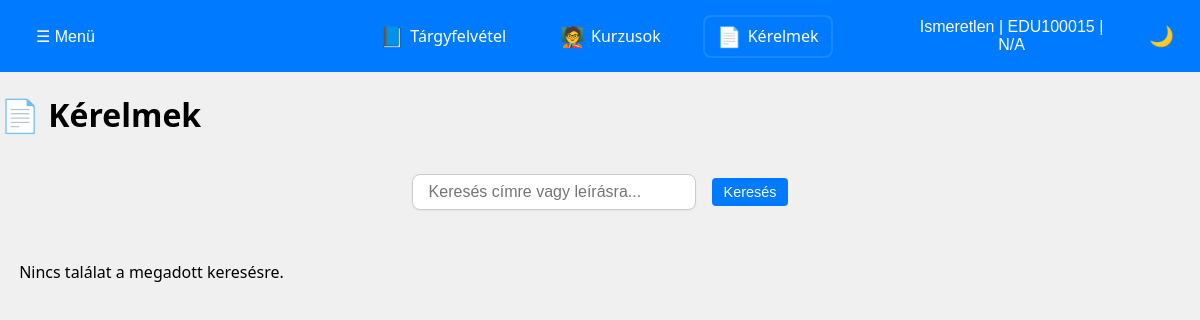
Before: /student/request.php (signed in) with the older database file.
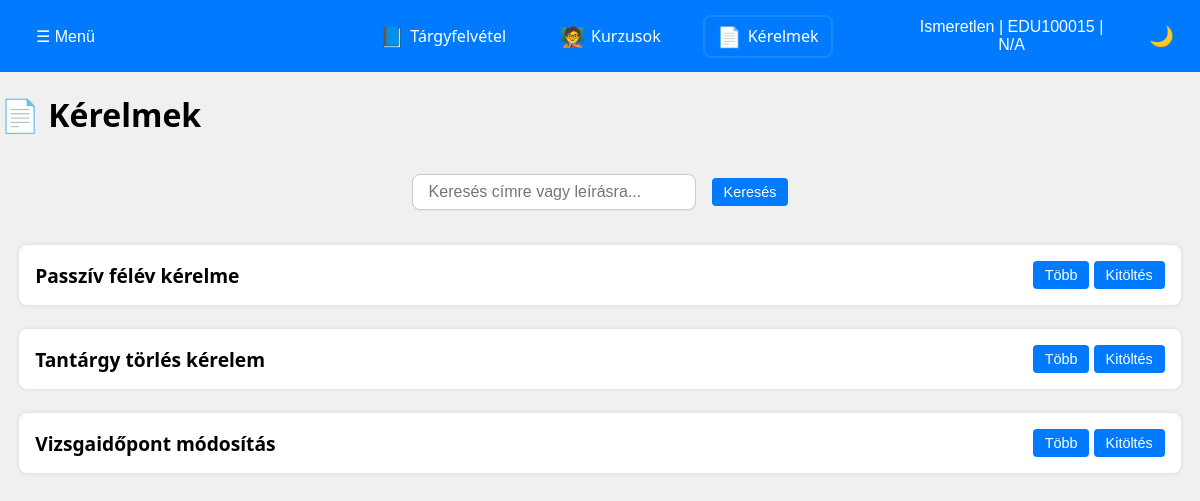
After: the same page with the newer database file.
### tables this page shows
CREATE TABLE request_templates (
    id INT NOT NULL AUTO_INCREMENT PRIMARY KEY,
    title VARCHAR(255) NOT NULL,
    description TEXT,
	to_who TEXT,
    created_at DATETIME DEFAULT CURRENT_TIMESTAMP,
    updated_at DATETIME DEFAULT CURRENT_TIMESTAMP ON UPDATE CURRENT_TIMESTAMP
);

### student/request.php (the view, shortened to what this page needs)
<?php
$eduportal_id = $_SESSION['eduportal_id'];
global $conn;
$user_sql = "
SELECT u.name,
       p.name AS szak_nev
FROM users u
JOIN programs p ON p.szak_szam = u.course_code
WHERE eduportal_id = ?";
$user_stmt = $conn->prepare($user_sql);
$user_stmt->bind_param("s", $eduportal_id);
$user_stmt->execute();
$user_result = $user_stmt->get_result();
if ($user_result->num_rows === 1) {
    $user = $user_result->fetch_assoc();
    $user_name = $user['name'];
    $user_course = $user['szak_nev'];
} else {
    $user_name = "Ismeretlen";
    $user_course = "N/A";
}
$search = $_GET['search'] ?? '';
$request_sql = "
    SELECT rt.id,
           rt.title,
           rt.description
    FROM request_templates rt
    WHERE ( rt.title LIKE CONCAT('%', ?, '%')
    OR rt.description LIKE CONCAT('%', ?, '%'))
    AND rt.to_who = 'hallgato'
    ORDER BY rt.created_at DESC
";
$request_stmt = $conn->prepare($request_sql);
$request_stmt->bind_param("ss", $search, $search);
$request_stmt->execute();
$request_result = $request_stmt->get_result();
$templates = [];
while ($row = $request_result->fetch_assoc()) {
    $templates[] = $row;
}
?>
<!DOCTYPE html>
<html lang="hu">
<head>
    <link rel="stylesheet" href="../CSS/site_style.css">
    <link rel="stylesheet" href="../CSS/request.css">
</head>
<body>
<header>
    <div class="menu">
        <div class="dropdown">
            <button id="dropdownToggleL" class="dropbtn">☰ Menü </button>
        </div>
    </div>
    <nav class="main-nav">
        <a href="course_offering.php"><span class="icon">📘</span> Tárgyfelvétel</a>
        <a href="courses.php"><span class="icon">🧑‍🏫</span> Kurzusok</a>
        <a id="active" href="#"><span class="icon">📄</span> Kérelmek</a>
    </nav>
    <div class="user-menu">
        <div class="dropdown">
            <button id="dropdownToggleR" class="dropbtn">
                <?php echo htmlspecialchars($user_name); ?> |
                <?php echo htmlspecialchars($eduportal_id); ?> |
                <?php echo htmlspecialchars($user_course); ?>
            </button>
        </div>
        <div class="theme-switcher">
            <button id="theme-toggle" class="theme-btn">🌙</button>
        </div>
    </div>
</header>
<main class="layout">
    <h1>📄 Kérelmek</h1>
    <form method="get" action="request.php" class="search-form">
        <input type="text" name="search" placeholder="Keresés címre vagy leírásra..." value="<?= htmlspecialchars($search) ?>">
        <button type="submit">Keresés</button>
    </form>
    <div class="requests-container">
        <?php if (empty($templates)): ?>
            <p>Nincs találat a megadott keresésre.</p>
        <?php else: ?>
            <?php foreach ($templates as $template): ?>
                <div class="request-card" data-template-id="<?= $template['id'] ?>">
                    <div class="card-header">
                        <h2><?= htmlspecialchars($template['title']) ?></h2>
                        <div class="card-actions">
                            <button class="toggle-desc-btn">Több</button>
                            <button class="fill-request-btn">Kitöltés</button>
                        </div>
                    </div>
                </div>
            <?php endforeach; ?>
        <?php endif; ?>
    </div>
</main>
</body>
</html>

Changed rows visible on the page:
now on this page (row edited): request_templates: title "Passzív félév kérelme"
now on this page (row edited): request_templates: title "Tantárgy törlés kérelem"
now on this page (row edited): request_templates: title "Vizsgaidőpont módosítás"
Other visible differences:
text no longer shown: "Nincs találat a megadott keresésre."
